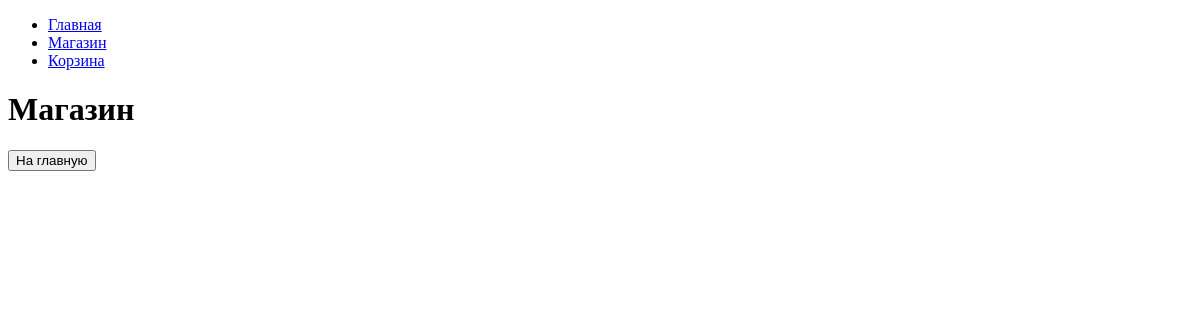
The page /shop/ on the database as committed earlier.
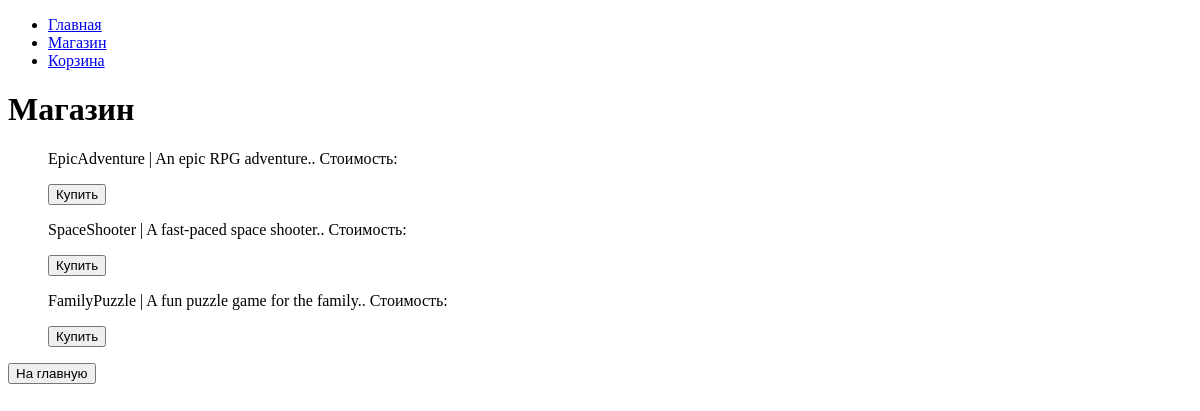
The same page on the database as committed later.
### task1/models.py (models this page shows, shortened)
class Game(models.Model):
    title = models.CharField(max_length=255)  # Название игры
    cost = models.DecimalField(max_digits=10, decimal_places=2)  # Цена
    size = models.DecimalField(max_digits=10, decimal_places=2)  # Размер файлов
    description = models.TextField()  # Описание
    age_limited = models.BooleanField(default=False)  # Ограничение возраста 18+
    buyers = models.ManyToManyField(Buyer, related_name="games")  # Покупатели

### task1/views.py (the view)
# urls.py: path('shop/', views.shop, name='shop'),  # Магазин
def shop(request):
    games = Game.objects.all()
    return render(request, 'fourth_task/shop.html', {'games': games})

### templates/fourth_task/shop.html (shortened to what this page needs)
{% extends 'fourth_task/menu.html' %}
{% block content %}
<h1>Магазин</h1>
<ul>
    {% for game in games %}
        <p>{{ game.title }} | {{ game.description }}. Стоимость: {{ game.price }}</p>
        <button>Купить</button>
    {% endfor %}
</ul>
<a href="/"><button>На главную</button></a>
{% endblock %}

### templates/fourth_task/menu.html (shortened to what this page needs)
<!DOCTYPE html>
<html lang="en">
<head>
</head>
<body>
    <header>
        <nav>
            {% block menu %}
            <ul>
                <li><a href="/">Главная</a></li>
                <li><a href="/shop/">Магазин</a></li>
                <li><a href="/cart/">Корзина</a></li>
            </ul>
            {% endblock %}
        </nav>
    </header>
    <main>
        {% block content %}{% endblock %}
    </main>
</body>
</html>

Rows that differ between the two databases and show on the page:
added Game: title "EpicAdventure", description "An epic RPG adventure."
added Game: title "SpaceShooter", description "A fast-paced space shooter."
added Game: title "FamilyPuzzle", description "A fun puzzle game for the family."
